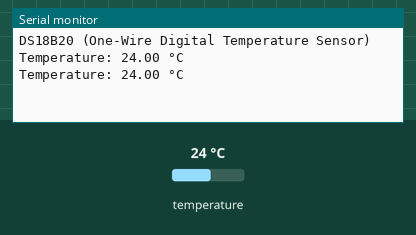
A program run on a simulated ESP32. Parts: the last lines printed to the serial monitor. The test bench sets the inputs (shaded band); at power-on: temperature 24 °C.

Above: at 3.3 s.
3.4 s: temperature set to 12 °C
At 5.5 s:
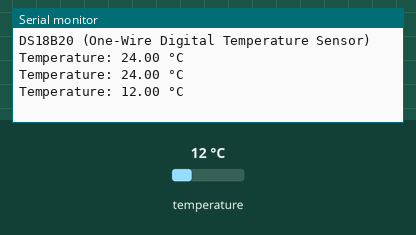
5.9 s: temperature set to 19 °C
At 7.0 s:
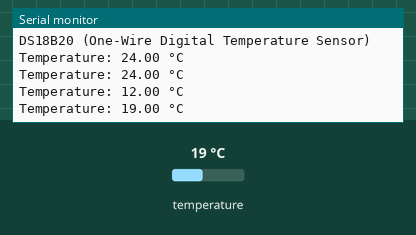
Timing chart, 0 to 8.9 s (numbered marks = the images above; inputs shaded):
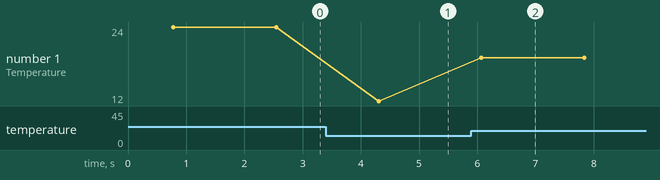

The program:

main.cpp
```cpp
#include <Arduino.h>
#include <OneWire.h>
#include <DallasTemperature.h>

#define ONE_WIRE_BUS 4

OneWire oneWire(ONE_WIRE_BUS);
DallasTemperature sensors(&oneWire);

void setup() {
  Serial.begin(9600);
  Serial.println("\nDS18B20 (One-Wire Digital Temperature Sensor) ");
  sensors.begin();
}

void loop() {

  sensors.requestTemperatures();

  float temp = sensors.getTempCByIndex(0);

  Serial.print("Temperature: ");
  Serial.print(temp);
  Serial.println(" °C");

  delay(1000);
}
```

Measured:
- after the input at 3.4 s, the serial monitor: prints a new line after 0.91 s (image 1)
- after the input at 5.9 s, the serial monitor: prints a new line after 0.17 s (image 2)
- plotted number 1: 24 → 12 after the input at 3.4 s, 12 → 19 after the input at 5.9 s
